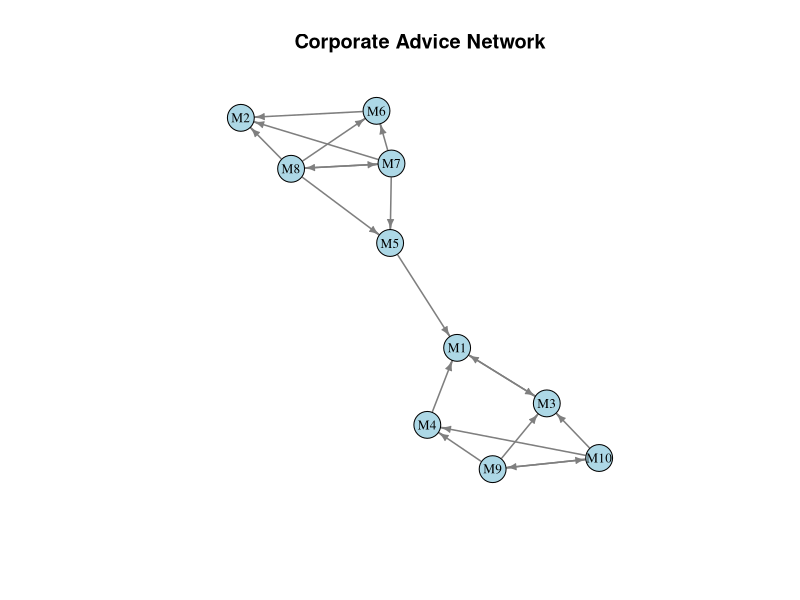
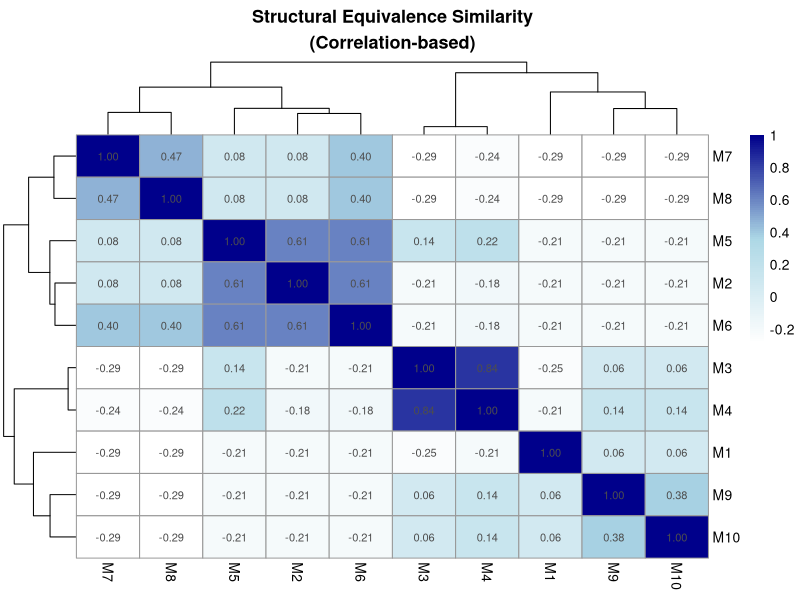
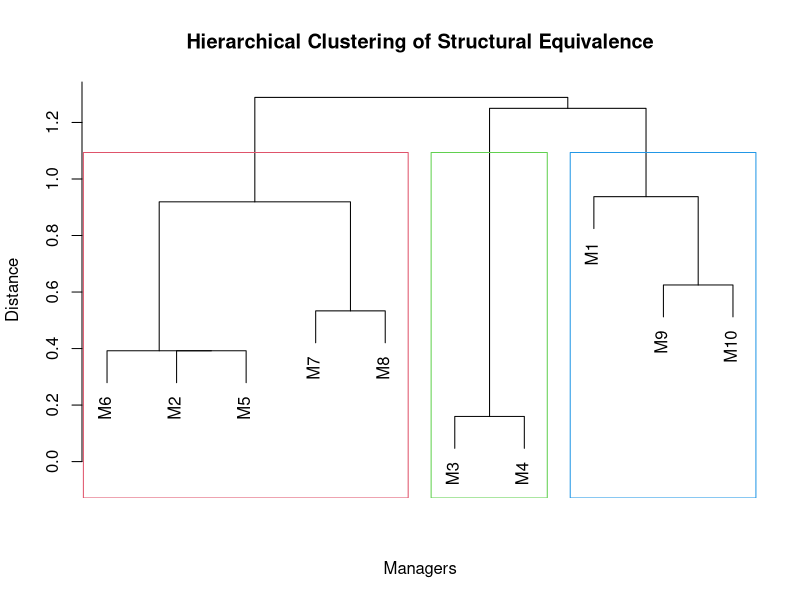
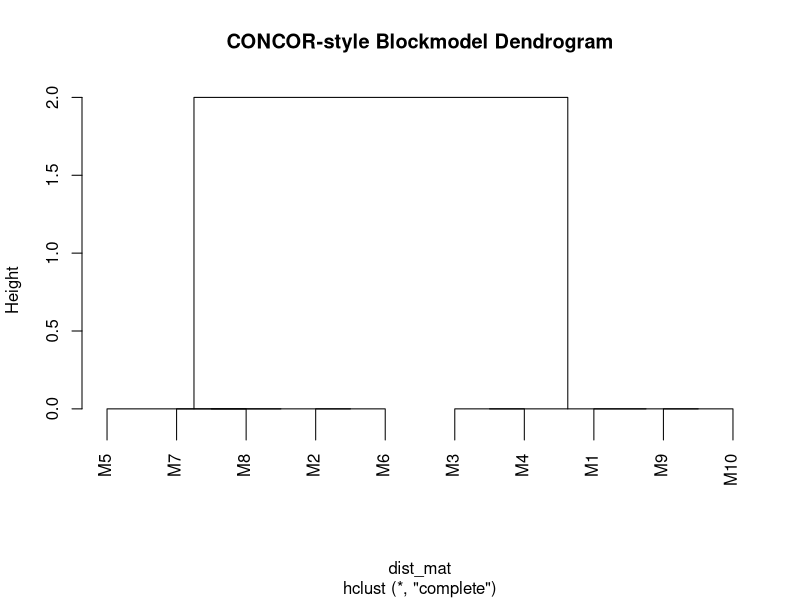
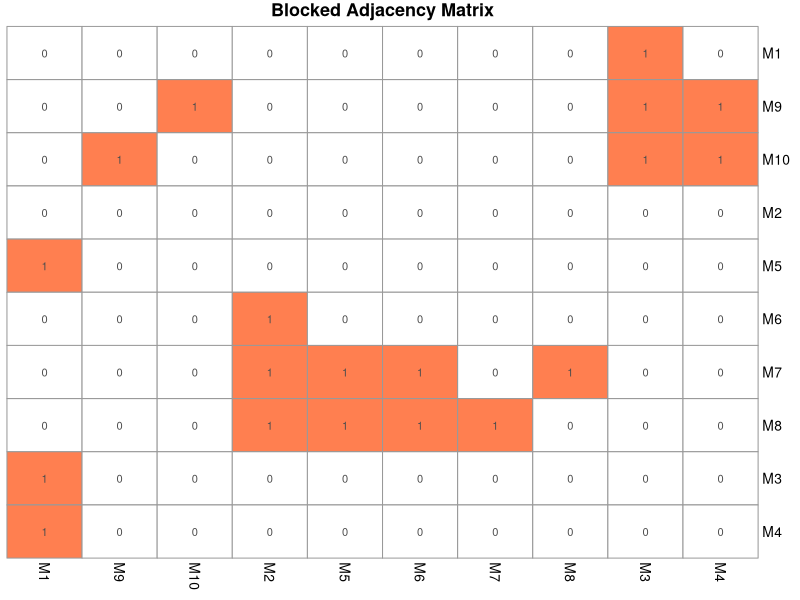
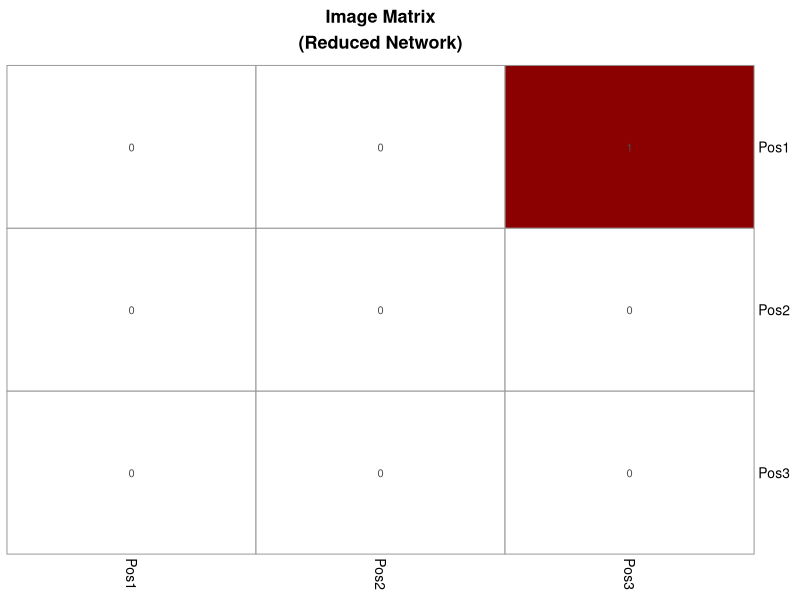
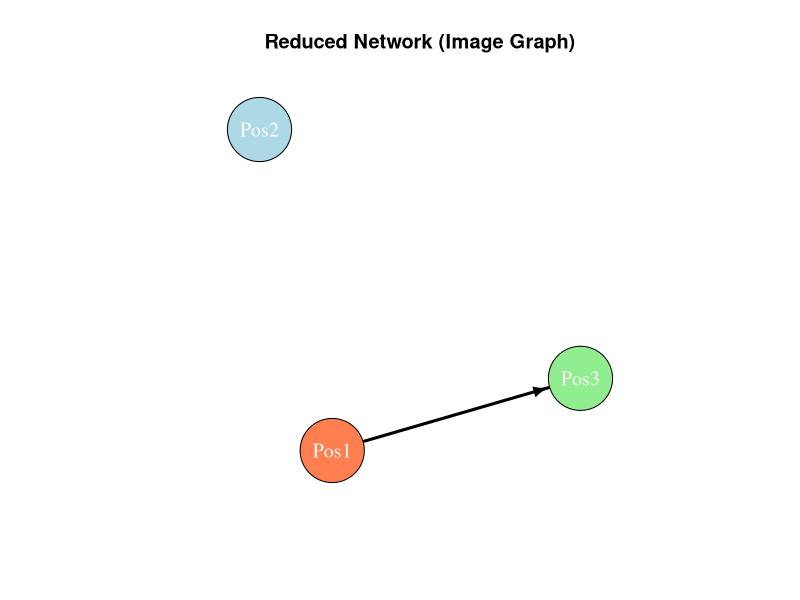
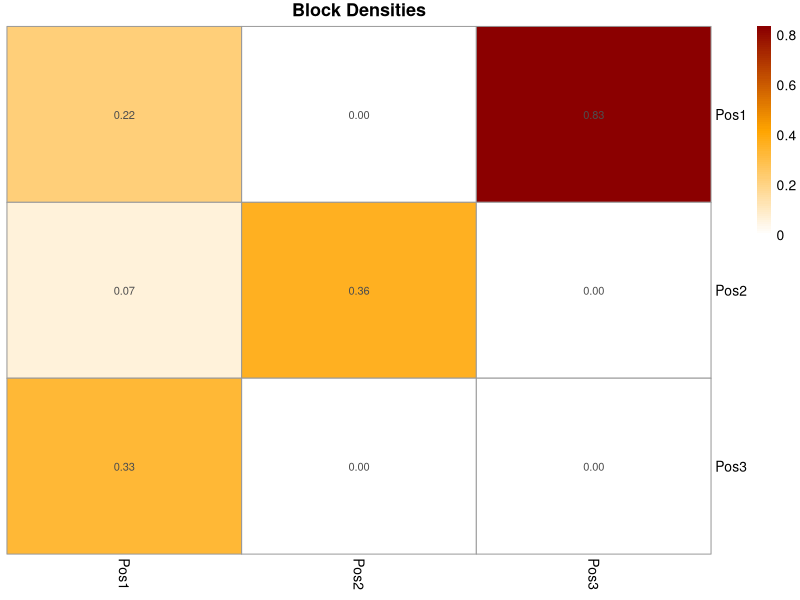

These charts were generated, in order, by the following R code:
## ---- chunk 1
#| label: setup

# Load required packages
library(igraph)
library(ggplot2)

# Optional packages (install if needed)
if (!require("pheatmap", quietly = TRUE)) {
  cat("Note: pheatmap not installed. Using base heatmap instead.\n")
  use_pheatmap <- FALSE
} else {
  use_pheatmap <- TRUE
}

# Set seed for reproducibility
set.seed(42)
## ---- chunk 2
#| label: create-advice-network

# Create advice network adjacency matrix
advice_mat <- matrix(0, nrow = 10, ncol = 10)
rownames(advice_mat) <- colnames(advice_mat) <- paste0("M", 1:10)

# Senior managers (M1, M2) - give advice, rarely seek it
advice_mat["M3", "M1"] <- 1
advice_mat["M4", "M1"] <- 1
advice_mat["M5", "M1"] <- 1
advice_mat["M6", "M2"] <- 1
advice_mat["M7", "M2"] <- 1
advice_mat["M8", "M2"] <- 1

# Middle managers (M3, M4) - seek from seniors, advise juniors
advice_mat["M1", "M3"] <- 1  # Senior asks middle (rare)
advice_mat["M9", "M3"] <- 1
advice_mat["M10", "M3"] <- 1
advice_mat["M9", "M4"] <- 1
advice_mat["M10", "M4"] <- 1

# Middle managers (M5, M6) - similar pattern
advice_mat["M7", "M5"] <- 1
advice_mat["M8", "M5"] <- 1
advice_mat["M7", "M6"] <- 1
advice_mat["M8", "M6"] <- 1

# Junior managers (M7, M8, M9, M10) - mainly seek advice
advice_mat["M7", "M8"] <- 1  # Some peer connections
advice_mat["M8", "M7"] <- 1
advice_mat["M9", "M10"] <- 1
advice_mat["M10", "M9"] <- 1

# Create network object  
advice_net <- graph_from_adjacency_matrix(advice_mat, mode = "directed")

cat("Network size:", vcount(advice_net), "nodes\n")
cat("Number of ties:", ecount(advice_net), "edges\n")
cat("Density:", round(edge_density(advice_net), 3), "\n")
## ---- chunk 3
#| label: viz-advice-network
#| fig-width: 8
#| fig-height: 6

# Plot the network
set.seed(42)
layout_advice <- layout_with_fr(advice_net)

plot(advice_net,
     layout = layout_advice,
     vertex.color = "lightblue",
     vertex.size = 15,
     vertex.label = V(advice_net)$name,
     vertex.label.cex = 0.8,
     vertex.label.color = "black",
     edge.color = "gray50",
     edge.width = 1.5,
     edge.arrow.size = 0.5,
     main = "Corporate Advice Network")
## ---- chunk 4
#| label: correlation-similarity

# Calculate structural equivalence using correlation
# For directed networks, we consider both in-ties and out-ties

# Custom function for structural equivalence
compute_structural_equiv <- function(adj_mat) {
  n <- nrow(adj_mat)
  sim_mat <- matrix(0, n, n)
  
  # Combine row and column vectors for each node
  for(i in 1:n) {
    for(j in 1:n) {
      # Correlation between tie profiles
      profile_i <- c(adj_mat[i,], adj_mat[,i])
      profile_j <- c(adj_mat[j,], adj_mat[,j])
      sim_mat[i,j] <- cor(profile_i, profile_j)
    }
  }
  
  rownames(sim_mat) <- colnames(sim_mat) <- rownames(adj_mat)
  return(sim_mat)
}

similarity_matrix <- compute_structural_equiv(advice_mat)

# Display similarity matrix
round(similarity_matrix, 2)
## ---- chunk 5
#| label: euclidean-distance

# Compute Euclidean distance
compute_euclidean_dist <- function(adj_mat) {
  n <- nrow(adj_mat)
  dist_mat <- matrix(0, n, n)
  
  for(i in 1:n) {
    for(j in 1:n) {
      profile_i <- c(adj_mat[i,], adj_mat[,i])
      profile_j <- c(adj_mat[j,], adj_mat[,j])
      dist_mat[i,j] <- sqrt(sum((profile_i - profile_j)^2))
    }
  }
  
  rownames(dist_mat) <- colnames(dist_mat) <- rownames(adj_mat)
  return(dist_mat)
}

euclid_dist <- compute_euclidean_dist(advice_mat)

# Display distance matrix
round(euclid_dist, 2)
## ---- chunk 6
#| label: heatmap-equivalence
#| fig-width: 8
#| fig-height: 7

# Create heatmap of structural equivalence
if (use_pheatmap) {
  pheatmap::pheatmap(similarity_matrix,
           cluster_rows = TRUE,
           cluster_cols = TRUE,
           display_numbers = TRUE,
           number_format = "%.2f",
           main = "Structural Equivalence Similarity\n(Correlation-based)",
           color = colorRampPalette(c("white", "lightblue", "darkblue"))(100))
} else {
  heatmap(similarity_matrix,
          main = "Structural Equivalence Similarity\n(Correlation-based)",
          col = colorRampPalette(c("white", "lightblue", "darkblue"))(100))
}
## ---- chunk 7
#| label: hierarchical-clustering
#| fig-width: 10
#| fig-height: 6

# Convert similarity to distance for clustering
# Use 1 - correlation as distance
dist_matrix <- as.dist(1 - similarity_matrix)

# Perform hierarchical clustering
hc <- hclust(dist_matrix, method = "complete")

# Plot dendrogram
plot(hc,
     main = "Hierarchical Clustering of Structural Equivalence",
     xlab = "Managers",
     ylab = "Distance",
     sub = "")

# Add rectangles for 3 clusters
rect.hclust(hc, k = 3, border = 2:4)
## ---- chunk 8
#| label: extract-clusters

# Cut tree to get 3 positions
positions <- cutree(hc, k = 3)

# Display position assignments
cat("Position assignments:\n")
print(positions)

# Count members per position
cat("\nPosition sizes:\n")
print(table(positions))
## ---- chunk 9
#| label: concor

# Perform CONCOR using custom implementation
# Simplified CONCOR algorithm
concor_simple <- function(adj_mat, max_iter = 25) {
  # Compute initial correlation matrix
  sim_mat <- compute_structural_equiv(adj_mat)
  
  # Iteratively correlate
  for(iter in 1:max_iter) {
    old_sim <- sim_mat
    sim_mat <- cor(sim_mat)
    
    # Check for convergence
    if(max(abs(sim_mat - old_sim)) < 0.001) break
  }
  
  # Convert to distance and cluster  
  dist_mat <- as.dist(1 - sim_mat)
  hc <- hclust(dist_mat, method = "complete")
  return(hc)
}

concor_result <- concor_simple(advice_mat)

# Plot CONCOR dendrogram
plot(concor_result,
     main = "CONCOR-style Blockmodel Dendrogram")

# Get block membership (using 3 blocks)
concor_membership <- cutree(concor_result, k = 3)

cat("CONCOR block assignments:\n")
print(concor_membership)
## ---- chunk 10
#| label: reorder-matrix

# Reorder adjacency matrix by position
block_order <- order(positions)
blocked_mat <- advice_mat[block_order, block_order]

# Display blocked matrix
cat("Reordered adjacency matrix by position:\n")
print(blocked_mat)
## ---- chunk 11
#| label: viz-blocked-matrix
#| fig-width: 8
#| fig-height: 7

# Create heatmap of blocked adjacency matrix
if (use_pheatmap) {
  pheatmap::pheatmap(blocked_mat,
           cluster_rows = FALSE,
           cluster_cols = FALSE,
           display_numbers = TRUE,
           number_format = "%.0f",
           main = "Blocked Adjacency Matrix",
           color = colorRampPalette(c("white", "coral"))(2),
           legend = FALSE)
} else {
  heatmap(blocked_mat, 
          Rowv = NA, Colv = NA,
          main = "Blocked Adjacency Matrix",
          col = c("white", "coral"),
          scale = "none")
}
## ---- chunk 12
#| label: image-matrix

# Function to create image matrix
create_image_matrix <- function(adj_matrix, positions, alpha = 0.5) {
  n_positions <- max(positions)
  image_mat <- matrix(0, nrow = n_positions, ncol = n_positions)
  
  for(i in 1:n_positions) {
    for(j in 1:n_positions) {
      # Get actors in positions i and j
      actors_i <- which(positions == i)
      actors_j <- which(positions == j)
      
      # Extract block
      block <- adj_matrix[actors_i, actors_j, drop = FALSE]
      
      # Calculate density
      block_density <- sum(block) / length(block)
      
      # Set image based on alpha threshold
      image_mat[i, j] <- ifelse(block_density >= alpha, 1, 0)
    }
  }
  
  rownames(image_mat) <- colnames(image_mat) <- paste0("Pos", 1:n_positions)
  return(image_mat)
}

# Create image matrix with alpha = 0.5
image_mat <- create_image_matrix(advice_mat, positions, alpha = 0.5)

cat("Image matrix (alpha = 0.5):\n")
print(image_mat)
## ---- chunk 13
#| label: viz-image-matrix
#| fig-width: 6
#| fig-height: 5

# Visualize image matrix
if (use_pheatmap) {
  pheatmap::pheatmap(image_mat,
           cluster_rows = FALSE,
           cluster_cols = FALSE,
           display_numbers = TRUE,
           number_format = "%.0f",
           main = "Image Matrix\n(Reduced Network)",
           color = colorRampPalette(c("white", "darkred"))(2),
           legend = FALSE)
} else {
  heatmap(image_mat,
          Rowv = NA, Colv = NA,
          main = "Image Matrix\n(Reduced Network)",
          col = c("white", "darkred"),
          scale = "none")
}
## ---- chunk 14
#| label: plot-reduced-network
#| fig-width: 6
#| fig-height: 6

# Create network from image matrix
image_net <- graph_from_adjacency_matrix(image_mat, mode = "directed")

# Set vertex names
V(image_net)$name <- paste0("Pos", 1:vcount(image_net))

# Plot reduced network
set.seed(42)
plot(image_net,
     layout = layout_nicely(image_net),
     vertex.color = c("coral", "lightblue", "lightgreen")[1:vcount(image_net)],
     vertex.size = 40,
     vertex.label = V(image_net)$name,
     vertex.label.cex = 1.2,
     vertex.label.color = "white",
     edge.color = "black",
     edge.width = 3,
     edge.arrow.size = 0.8,
     main = "Reduced Network (Image Graph)")
## ---- chunk 15
#| label: block-density

# Function to compute block density table
compute_block_densities <- function(adj_matrix, positions) {
  n_positions <- max(positions)
  density_mat <- matrix(0, nrow = n_positions, ncol = n_positions)
  
  for(i in 1:n_positions) {
    for(j in 1:n_positions) {
      actors_i <- which(positions == i)
      actors_j <- which(positions == j)
      
      block <- adj_matrix[actors_i, actors_j, drop = FALSE]
      density_mat[i, j] <- sum(block) / length(block)
    }
  }
  
  rownames(density_mat) <- colnames(density_mat) <- paste0("Pos", 1:n_positions)
  return(density_mat)
}

# Compute block densities
block_densities <- compute_block_densities(advice_mat, positions)

cat("Block densities:\n")
print(round(block_densities, 3))

# Visualize block densities
if (use_pheatmap) {
  pheatmap::pheatmap(block_densities,
           cluster_rows = FALSE,
           cluster_cols = FALSE,
           display_numbers = TRUE,
           number_format = "%.2f",
           main = "Block Densities",
           color = colorRampPalette(c("white", "orange", "darkred"))(100))
} else {
  heatmap(block_densities,
          Rowv = NA, Colv = NA,
          main = "Block Densities",
          col = colorRampPalette(c("white", "orange", "darkred"))(100),
          scale = "none")
}
## ---- chunk 16
#| label: blockmodel-fit

# Reconstruct network from blockmodel
reconstruct_from_blocks <- function(image_mat, positions) {
  n <- length(positions)
  recon_mat <- matrix(0, nrow = n, ncol = n)
  
  for(i in 1:n) {
    for(j in 1:n) {
      pos_i <- positions[i]
      pos_j <- positions[j]
      recon_mat[i, j] <- image_mat[pos_i, pos_j]
    }
  }
  
  return(recon_mat)
}

# Reconstruct
reconstructed <- reconstruct_from_blocks(image_mat, positions)

# Compute correlation between original and reconstructed
fit_cor <- cor(as.vector(advice_mat), as.vector(reconstructed))

cat("Blockmodel fit (correlation):", round(fit_cor, 3), "\n")

# Compute accuracy
matching <- sum((advice_mat > 0) == (reconstructed > 0))
total <- length(advice_mat)
accuracy <- matching / total

cat("Classification accuracy:", round(accuracy, 3), "\n")
## ---- chunk 17
#| label: larger-example

# Create a stylized larger network with clearer role structure
# Simulating an organization with distinct hierarchical positions

n_senior <- 2
n_middle <- 4
n_junior <- 8
n_total <- n_senior + n_middle + n_junior

# Initialize matrix
org_mat <- matrix(0, nrow = n_total, ncol = n_total)
rownames(org_mat) <- colnames(org_mat) <- paste0("E", 1:n_total)

# Define position indices
senior_idx <- 1:n_senior
middle_idx <- (n_senior + 1):(n_senior + n_middle)
junior_idx <- (n_senior + n_middle + 1):n_total

# Add ties based on organizational hierarchy
# Juniors -> Middle managers (high density)
for(j in junior_idx) {
  contacts <- sample(middle_idx, size = 2)
  org_mat[j, contacts] <- 1
}

# Middle -> Seniors (high density)
for(m in middle_idx) {
  contacts <- sample(senior_idx, size = 1)
  org_mat[m, contacts] <- 1
}

# Seniors -> Middle (moderate density, delegation)
for(s in senior_idx) {
  contacts <- sample(middle_idx, size = 2)
  org_mat[s, contacts] <- 1
}

# Some peer connections within levels
# Junior peers
for(i in 1:3) {
  pair <- sample(junior_idx, 2)
  org_mat[pair[1], pair[2]] <- 1
}

# Middle peers
for(i in 1:2) {
  pair <- sample(middle_idx, 2)
  org_mat[pair[1], pair[2]] <- 1
}

# Create network
org_net <- graph_from_adjacency_matrix(org_mat, mode = "directed")

cat("Organization network:\n")
cat("Nodes:", vcount(org_net), "\n")
cat("Edges:", ecount(org_net), "\n")
## ---- chunk 18
#| label: viz-org-network
#| fig-width: 10
#| fig-height: 8

# Assign colors by true position
true_positions <- c(rep(1, n_senior), rep(2, n_middle), rep(3, n_junior))
colors <- c("darkred", "orange", "lightblue")[true_positions]

set.seed(42)
layout_org <- layout_with_fr(org_net)

plot(org_net,
     layout = layout_org,
     vertex.color = colors,
     vertex.size = 15,
     vertex.label = V(org_net)$name,
     vertex.label.cex = 0.7,
     edge.color = "gray60",
     edge.arrow.size = 0.5,
     main = "Organizational Hierarchy Network")

legend("bottomright", 
       legend = c("Senior", "Middle", "Junior"),
       col = c("darkred", "orange", "lightblue"),
       pch = 19,
       pt.cex = 2,
       bty = "n")
## ---- chunk 19
#| label: org-blockmodel

# Compute structural equivalence
org_similarity <- compute_structural_equiv(org_mat)
org_equiv <- 1 - org_similarity  # Convert to distance

# Hierarchical clustering
org_hc <- hclust(as.dist(org_equiv), method = "complete")

# Cut for 3 positions
org_positions <- cutree(org_hc, k = 3)

cat("Discovered positions:\n")
print(org_positions)

# Dendrogram
plot(org_hc,
     main = "Organizational Network - Hierarchical Clustering",
     xlab = "Employees",
     labels = rownames(org_mat))
rect.hclust(org_hc, k = 3, border = 2:4)
## ---- chunk 20
#| label: org-image-matrix
#| fig-width: 7
#| fig-height: 6

# Create image matrix
org_image <- create_image_matrix(org_mat, org_positions, alpha = 0.3)

cat("Organization image matrix:\n")
print(org_image)

# Visualize
if (use_pheatmap) {
  pheatmap::pheatmap(org_image,
           cluster_rows = FALSE,
           cluster_cols = FALSE,
           display_numbers = TRUE,
           number_format = "%.0f",
           main = "Organization Image Matrix",
           color = colorRampPalette(c("white", "navy"))(2),
           legend = FALSE)
} else {
  heatmap(org_image,
          Rowv = NA, Colv = NA,
          main = "Organization Image Matrix",
          col = c("white", "navy"),
          scale = "none")
}

# Block densities
org_densities <- compute_block_densities(org_mat, org_positions)

cat("\nBlock densities:\n")
print(round(org_densities, 3))
## ---- chunk 21
#| label: compare-methods

# Method 1: Hierarchical clustering with correlation
method1 <- cutree(hclust(as.dist(1 - compute_structural_equiv(advice_mat)),
                         method = "complete"), k = 3)

# Method 2: Hierarchical clustering with Euclidean distance
method2 <- cutree(hclust(as.dist(compute_euclidean_dist(advice_mat)),
                         method = "ward.D2"), k = 3)

# Method 3: CONCOR
method3 <- cutree(concor_simple(advice_mat), k = 3)

# Compare assignments
comparison <- data.frame(
  Actor = rownames(advice_mat),
  Correlation_HC = method1,
  Euclidean_HC = method2,
  CONCOR = method3
)

print(comparison)

# Calculate agreement between methods
cat("\nAgreement between methods:\n")
cat("Correlation vs Euclidean:", 
    sum(method1 == method2) / length(method1), "\n")
cat("Correlation vs CONCOR:", 
    sum(method1 == method3) / length(method1), "\n")
cat("Euclidean vs CONCOR:", 
    sum(method2 == method3) / length(method2), "\n")
## ---- chunk 22
#| label: role-interpretation

# Analyze each position's characteristics
for(pos in 1:3) {
  cat("\n=== Position", pos, "===\n")
  members <- which(positions == pos)
  cat("Members:", paste(names(members), collapse = ", "), "\n")
  
  # Out-degree (advice giving)
  out_deg <- rowSums(advice_mat[members, , drop = FALSE])
  cat("Avg out-degree:", round(mean(out_deg), 2), "\n")
  
  # In-degree (advice seeking)
  in_deg <- colSums(advice_mat[, members, drop = FALSE])
  cat("Avg in-degree:", round(mean(in_deg), 2), "\n")
}
